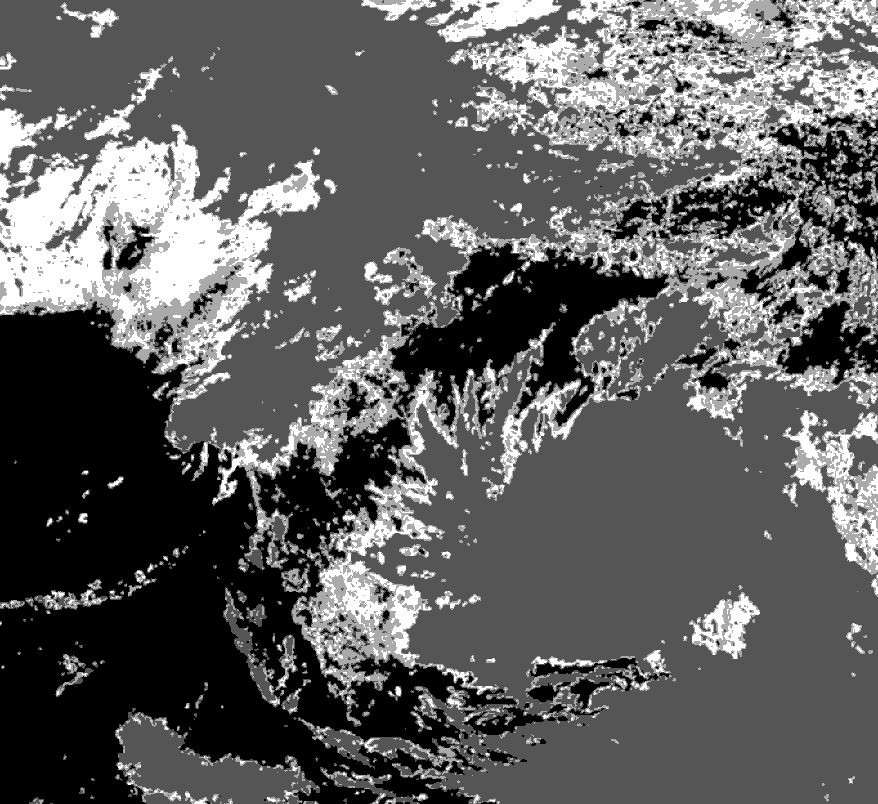
#> input picture supporting_codes/CMK_Cropped_16.tif, 878 x 804 px, shrunk from 1074 x 984 before the run; its folder holds only this picture in this run
$ python Create_JPEG_with_title.py
#> lines starting #> are read from the running program, lines starting #| are printed output that depends on the picture
# Code for creating all the TIF images to JPEG of the working directory

import matplotlib
import matplotlib.pyplot as plt
import numpy as np
import imageio
import glob
from PIL import Image

def convert_jpeg(current_img,name):
    # Data for plotting

    fig, ax = plt.subplots(figsize=(10,5))
    ax.imshow(current_img,cmap='gray')

    ax.set_title(' Date {} Time'.format(name))
    ax.axis('off')

    # Used to return the plot as an image array
    fig.canvas.draw()       # draw the canvas, cache the renderer
    image = np.frombuffer(fig.canvas.tostring_rgb(), dtype='uint8')
    image  = image.reshape(fig.canvas.get_width_height()[::-1] + (3,))
    #print(image.shape)
    plt.imsave( name+'.jpeg',image,format='jpeg',cmap='gray',dpi=300)
#    return image

# path = "INSAT3D_TIR1_India\INSAT3D_TIR1_India\*.tif"
path = '*.tif'
name_list = glob.glob(path)
name_list.sort()

input_imgs = glob.glob(path)
imgs = [Image.open(img) for img in sorted(input_imgs)]
#> imgs = 1 item
no_images = len(input_imgs)
#> no_images = 1
h,w = imgs[0].size
#> h = 878; w = 804
input_array = np.zeros((w,h ,no_images))

for i in range(no_images):
    print(name_list[i][7:20])
    convert_jpeg(imgs[i],name_list[i][7:20]) #  Here the indices 7 to 20 change according to naming style
#> this loop made 1 pass
#> pass 1, in convert_jpeg, `plt.imsave( name+'.jpeg',image,format='jpeg',cmap='gray',dpi=300)`:
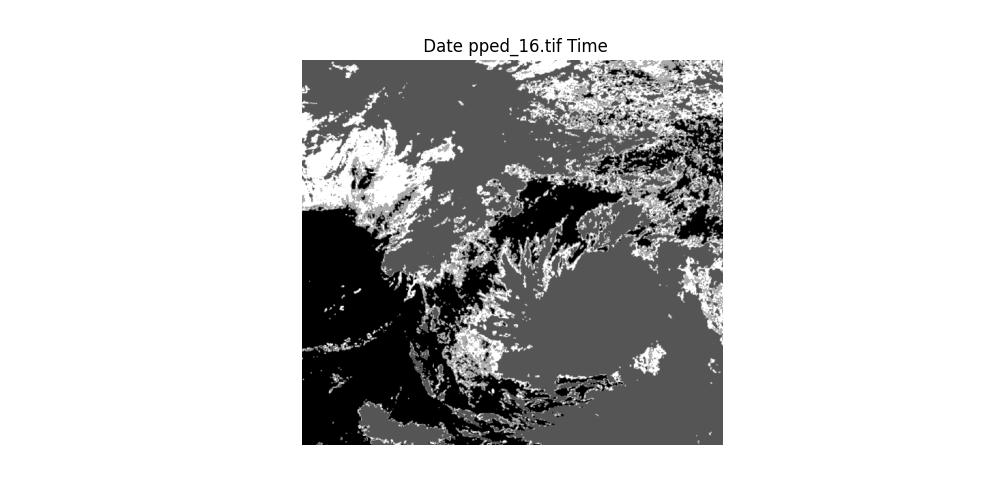
#> saved as pped_16.tif.jpeg: shape (500, 1000, 3); min 0, max 255, mean 203
